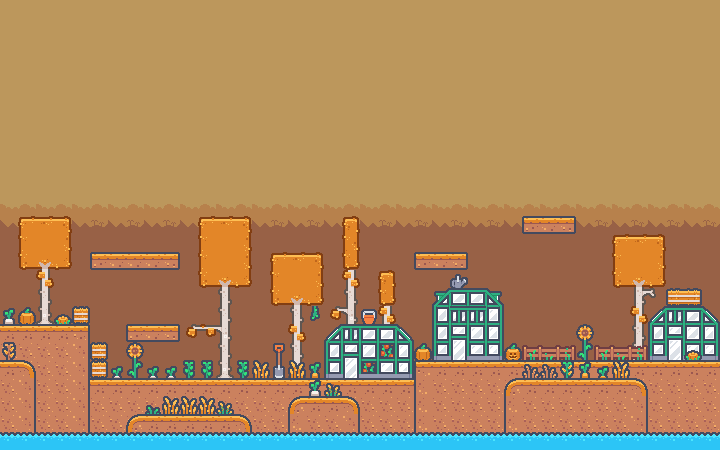

This game map was drawn from its Tiled (.tmx) file and the tilesets committed beside it. A one-line description and the trimmed map source follow:
An orthogonal 40x25 tile map with 18x18 px tiles, 4 tile layers (Background, Ground-n-Platforms, Decoration, Water), 3 tilesets and 26 objects (24x coin).

<map version="1.10" tiledversion="1.10.2" orientation="orthogonal" renderorder="right-down" width="40" height="25" tilewidth="18" tileheight="18" infinite="0" nextlayerid="8" nextobjectid="40">
 <editorsettings>
  <export target="farm.tmj" format="json" />
 </editorsettings>
 <tileset firstgid="1" name="tilemap_packed_farm" tilewidth="18" tileheight="18" tilecount="112" columns="16">
  <image source="tilemap_packed_farm.png" width="288" height="126" />
  <tile id="0">
   <properties>
    <property name="collides" type="bool" value="true" />
   </properties>
  </tile>
  <tile id="1">
   <properties>
    <property name="collides" type="bool" value="true" />
   </properties>
  </tile>
  <tile id="2">
   <properties>
    <property name="collides" type="bool" value="true" />
   </properties>
  </tile>
  <tile id="3">
   <properties>
    <property name="collides" type="bool" value="true" />
   </properties>
  </tile>
  <tile id="12">
   <properties>
    <property name="collides" type="bool" value="true" />
   </properties>
  </tile>
  <tile id="13">
   <properties>
    <property name="collides" type="bool" value="true" />
   </properties>
  </tile>
  <tile id="14">
   <properties>
    <property name="collides" type="bool" value="true" />
   </properties>
  </tile>
  <tile id="15">
   <properties>
    <property name="collides" type="bool" value="true" />
   </properties>
  </tile>
  <tile id="16">
   <properties>
    <property name="collides" type="bool" value="true" />
   </properties>
  </tile>
  <tile id="17">
   <properties>
    <property name="collides" type="bool" value="true" />
   </properties>
  </tile>
  <tile id="18">
   <properties>
    <property name="collides" type="bool" value="true" />
   </properties>
  </tile>
  <tile id="19">
   <properties>
    <property name="collides" type="bool" value="true" />
   </properties>
  </tile>
  <tile id="24">
   <properties>
    <property name="collides" type="bool" value="true" />
   </properties>
  </tile>
  <tile id="25">
   <properties>
    <property name="collides" type="bool" value="true" />
   </properties>
  </tile>
  <tile id="28">
   <properties>
    <property name="collides" type="bool" value="true" />
   </properties>
  </tile>
  <tile id="29">
   <properties>
    <property name="collides" type="bool" value="true" />
   </properties>
  </tile>
  <tile id="30">
   <properties>
    <property name="collides" type="bool" value="true" />
   </properties>
  </tile>
  <tile id="31">
   <properties>
    <property name="collides" type="bool" value="true" />
   </properties>
  </tile>
  <tile id="32">
   <properties>
    <property name="collides" type="bool" value="true" />
   </properties>
  </tile>
  <tile id="33">
   <properties>
    <property name="collides" type="bool" value="true" />
   </properties>
  </tile>
  <tile id="34">
   <properties>
    <property name="collides" type="bool" value="true" />
   </properties>
  </tile>
  <tile id="35">
   <properties>
    <property name="collides" type="bool" value="true" />
   </properties>
  </tile>
  <tile id="44">
   <properties>
    <property name="collides" type="bool" value="true" />
   </properties>
  </tile>
  <tile id="45">
   <properties>
    <property name="collides" type="bool" value="true" />
   </properties>
  </tile>
  <tile id="46">
   <properties>
    <property name="collides" type="bool" value="true" />
   </properties>
  </tile>
  <tile id="47">
   <properties>
    <property name="collides" type="bool" value="true" />
   </properties>
  </tile>
  <tile id="48">
   <properties>
    <property name="collides" type="bool" value="true" />
   </properties>
  </tile>
  <tile id="49">
   <properties>
    <property name="collides" type="bool" value="true" />
   </properties>
  </tile>
  <tile id="50">
   <properties>
    <property name="collides" type="bool" value="true" />
   </properties>
  </tile>
  <tile id="51">
   <properties>
    <property name="collides" type="bool" value="true" />
   </properties>
  </tile>
  <tile id="60">
   <properties>
    <property name="collides" type="bool" value="true" />
   </properties>
  </tile>
  <tile id="61">
   <properties>
    <property name="collides" type="bool" value="true" />
   </properties>
  </tile>
  <tile id="62">
   <properties>
    <property name="collides" type="bool" value="true" />
   </properties>
  </tile>
  <tile id="63">
   <properties>
    <property name="collides" type="bool" value="true" />
   </properties>
  </tile>
  <tile id="77">
   <properties>
    <property name="collides" type="bool" value="true" />
   </properties>
  </tile>
 </tileset>
 <tileset firstgid="113" name="tilemap_packed" tilewidth="18" tileheight="18" tilecount="180" columns="20">
  <image source="tilemap_packed.png" width="360" height="162" />
 </tileset>
 <tileset firstgid="293" name="tilemap-backgrounds_packed" tilewidth="18" tileheight="18" tilecount="40" columns="10">
  <image source="tilemap-backgrounds_packed.png" width="192" height="72" />
 </tileset>
 <layer id="7" name="Background" width="40" height="25" opacity="0.75">
  <data>[1000 cells, 990 non-empty, 8 distinct tile ids]</data>
 </layer>
 <layer id="1" name="Ground-n-Platforms" width="40" height="25">
  <data>[1000 cells, 306 non-empty, 46 distinct tile ids]</data>
 </layer>
 <layer id="4" name="Decoration" width="40" height="25">
  <data>[1000 cells, 123 non-empty, 45 distinct tile ids]</data>
 </layer>
 <objectgroup id="5" name="Objects">
  <object id="1" name="coin" gid="264" x="127" y="252" width="18" height="18" />
  <object id="2" name="coin" gid="264" x="90" y="252" width="18" height="18" />
  <object id="3" name="coin" gid="264" x="108" y="252" width="18" height="18" />
  <object id="4" name="coin" gid="264" x="126" y="324" width="18" height="18" />
  <object id="5" name="coin" gid="264" x="144" y="324" width="18" height="18" />
  <object id="6" name="coin" gid="264" x="162" y="324" width="18" height="18" />
  <object id="9" name="coin" gid="264" x="54" y="216" width="18" height="18" />
  <object id="11" name="coin" gid="264" x="198" y="216" width="18" height="18" />
  <object id="12" name="coin" gid="264" x="216" y="216" width="18" height="18" />
  <object id="13" name="coin" gid="264" x="234" y="216" width="18" height="18" />
  <object id="14" name="coin" gid="264" x="270" y="252" width="18" height="18" />
  <object id="15" name="coin" gid="264" x="288" y="252" width="18" height="18" />
  <object id="16" name="coin" gid="264" x="306" y="252" width="18" height="18" />
  <object id="17" name="coin" gid="264" x="342" y="216" width="18" height="18" />
  <object id="18" name="coin" gid="264" x="378" y="270" width="18" height="18" />
  <object id="19" name="coin" gid="264" x="414" y="252" width="18" height="18" />
  <object id="20" name="coin" gid="264" x="432" y="252" width="18" height="18" />
  <object id="21" name="coin" gid="264" x="450" y="252" width="18" height="18" />
  <object id="22" name="coin" gid="264" x="522" y="216" width="18" height="18" />
  <object id="23" name="coin" gid="264" x="540" y="216" width="18" height="18" />
  <object id="24" name="coin" gid="264" x="558" y="216" width="18" height="18" />
  <object id="26" name="coin" gid="264" x="612" y="234" width="18" height="18" />
  <object id="27" name="coin" gid="264" x="630" y="234" width="18" height="18" />
  <object id="28" name="coin" gid="264" x="648" y="234" width="18" height="18" />
  <object id="38" gid="264" x="145.001" y="251.249" width="18" height="18" />
  <object id="39" gid="264" x="163.17" y="252.115" width="18" height="18" />
 </objectgroup>
 <layer id="3" name="Water" width="40" height="25">
  <data>[1000 cells, 40 non-empty, 1 distinct tile ids]</data>
 </layer>
</map>
